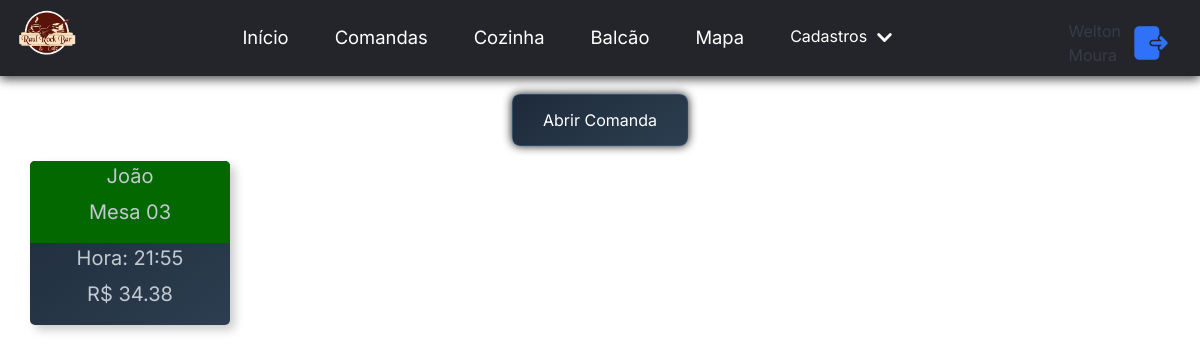
/comandas/ (signed in), run on an earlier commit of the app's database.
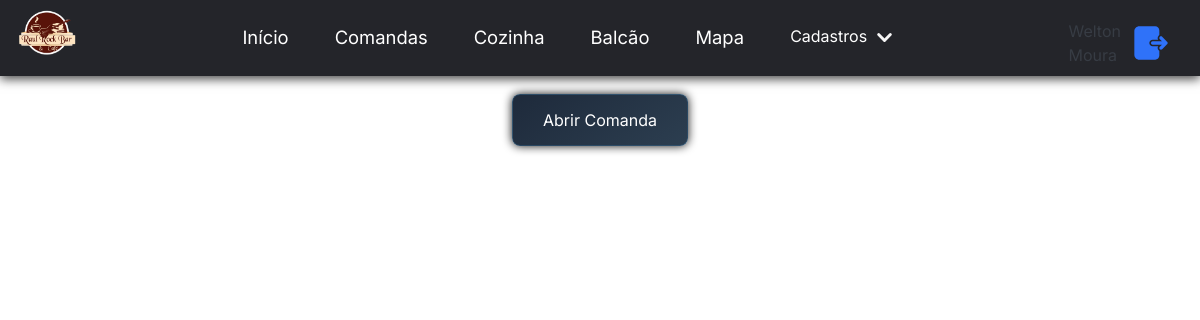
And on a later commit of the database.
### comandas/models.py (models this page shows, shortened)
class Comanda(models.Model):
    id = models.AutoField(primary_key=True)
    mesa = models.ForeignKey(Mesa, on_delete=models.CASCADE)
    user = models.ForeignKey(User, on_delete=models.CASCADE, null=False, blank=True)
    type_pay = models.ForeignKey(TypePay, on_delete=models.SET_NULL, null=True)
    dt_open = models.DateTimeField(auto_now_add=True)
    dt_close = models.DateTimeField(null=True, blank=True)
    client = models.ForeignKey(Client, on_delete=models.SET_NULL, null=True, blank=True)
    name = models.CharField(max_length=255)
    status = models.CharField(max_length=255, default="OPEN")

class ProductComanda(models.Model):
    id = models.AutoField(primary_key=True)
    comanda = models.ForeignKey(Comanda, on_delete=models.CASCADE)
    data_time = models.DateTimeField(auto_now_add=True)
    product = models.ForeignKey(Product, on_delete=models.PROTECT)
    applicant = models.CharField(max_length=255, null=True, blank=True)

### mesas/models.py (models this page shows)
class Mesa(models.Model):
    id = models.AutoField(primary_key=True)
    name = models.CharField(max_length=100)
    location = models.CharField(max_length=255, null=True, blank=True)
    active = models.BooleanField(default=False)
    def __str__(self):
        return self.name

### payments/models.py (models this page shows, shortened)
class Payments(models.Model):
    id = models.AutoField(primary_key=True)
    value = models.DecimalField(max_digits=10, decimal_places=2)
    type_pay = models.ForeignKey(TypePay, on_delete=models.PROTECT)
    comanda = models.ForeignKey(Comanda, on_delete=models.PROTECT)
    client = models.ForeignKey(Client, null=True , on_delete=models.PROTECT)
    description = models.CharField(max_length=255)
    datetime = models.DateTimeField(auto_now_add=True)

### products/models.py (models this page shows, shortened)
class Product(models.Model):
    id = models.AutoField(primary_key=True)
    name = models.CharField(max_length=100)
    description = models.TextField(null=True, blank=True)
    image = models.ImageField(null=True, blank=True)
    price = models.DecimalField(max_digits=10, decimal_places=2)
    quantity = models.IntegerField(null=False, default=0)
    category = models.ForeignKey(Categories, on_delete=models.CASCADE)
    cuisine = models.BooleanField(default=False)
    active = models.BooleanField(default=True)

### gestaoRaul/decorators.py (the view)
        def wrapper(request, *args, **kwargs):
            if request.user != None:
                if request.user.is_authenticated:
                    if request.user.groups.filter(name=groupName).exists():
                        return view_function(request, *args, **kwargs)
                    else:
                        return HttpResponseForbidden('tu nao tem acesso rapa')
                else:
                    return  HttpResponseRedirect(reverse('login'), status=302)
            else:
                print(f"Erro no decorator: usuario none")
                return HttpResponseRedirect(reverse('login'), status=302)

### comandas/templatetags/custom_filter_tag.py (called while the page is built)
@register.filter(name='total')
def filter_total(value):
    config = {
        'taxa': False
    }
    id = value
    comanda_id = int(id)
    totalParcial = Decimal(0)
    comanda = Comanda.objects.get(id=comanda_id)
    consumo = ProductComanda.objects.filter(comanda=comanda_id)
    parcial = Payments.objects.filter(comanda=comanda)
    for p in parcial:
        totalParcial += p.value
    total = Decimal(0)
    for produto in consumo:
        total += produto.product.price
    taxa = round(total * Decimal(0.1), 2)
    total = (total + taxa) - totalParcial if config['taxa'] else total - totalParcial
    return f'R$ {total}'

@register.filter(name='groupUser')
def has_group(user, group_name):
    return user.groups.filter(name=group_name).exists()

### comandas/views.py (called while the page is built)
@group_required(groupName='Garçom')
def comandas(request):
    comandas = Comanda.objects.filter(status__in=["OPEN", "PAYING"])
    mesas = Mesa.objects.all()
    return render(request, 'comandas.html', {'comandas': comandas, 'mesas': mesas})

### comandas/templates/comandas.html (shortened to what this page needs)
{% extends "base.html" %}
{% load static %}
{% load custom_filter_tag %}
{% block 'head' %}
<link rel="stylesheet" href="{% static 'comandas/css/comandas.css' %}">
{% endblock %}
{% block 'body' %}
<body>
  <div style="justify-self: center;">
    <button class="btn-primary" id="openModal">Abrir Comanda</button>
  </div>
    <div class="grid-container ">
    {% for comanda in comandas %}
    <div class="card-comanda">
      <a  href="{% url 'viewcomanda' %}?parametro={{ comanda.id }}" style="text-decoration: none; ">
        <header
          {% if comanda.status == 'OPEN' %}
          style="padding: 5px; min-height: 60px;border-radius: 5px 5px 0px 0px; background-color: #036800;"
          {% elif comanda.status == 'PAYING' %}
          style="padding: 5px; min-height: 60px;border-radius: 5px 5px 0px 0px; background-color: rgb(165, 86, 33);"
          {% endif %}
            >
            <p>{{comanda.name}}</p>
            <p>{{comanda.mesa}}</p>
        </header>
          <div style="padding: 5px;">
            <p>
              Hora: {{comanda.dt_open|date:"H:i"}}
            </p>
            <p>
              {{ comanda.id | total }}
            </p>
          </div>
      </a>
    </div>
    {% endfor %}
  </div>
</body>
{% endblock %}

What changed in the data, as far as the page shows it:
no longer on this page (row edited): Comanda: name "João", mesa "Mesa 03", dt_open "21:55", id|total "R$ 34.38"
